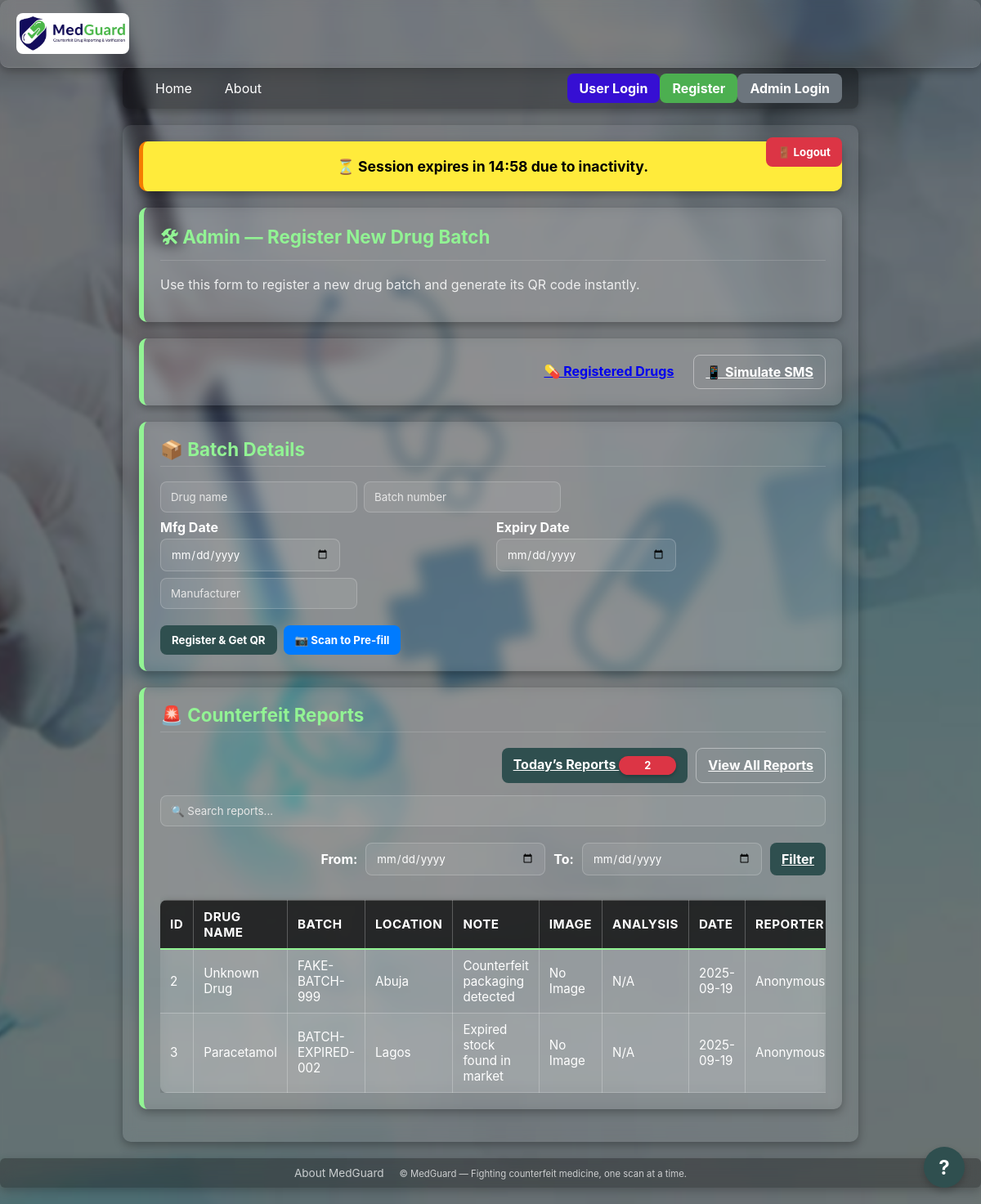
The app's page /admin/dashboard with its own data.
### tables this page shows
CREATE TABLE reports (
            id INTEGER PRIMARY KEY AUTOINCREMENT,
            drug_name TEXT,
            batch_number TEXT NOT NULL,
            location TEXT,
            note TEXT,
            image_filename TEXT,
            reported_on TIMESTAMP DEFAULT (datetime('now')),
            status INTEGER DEFAULT 0
        , latitude REAL, longitude REAL, user_id INTEGER REFERENCES users(id), image_analysis_result TEXT);

### backend/routes/admin.py (the view)
@admin_bp.route('/dashboard')
def admin_dashboard():
    try:
        conn = get_db()
        rows = conn.execute("""
            SELECT r.id, r.drug_name, r.batch_number, r.location, r.note, r.image_filename,
                   strftime('%Y-%m-%d %H:%M:%S', r.reported_on) AS reported_on, r.status,
                   u.email AS submitted_by
            FROM reports r
            LEFT JOIN users u ON r.user_id = u.id
            ORDER BY r.reported_on DESC
            LIMIT 5
        """).fetchall()
        reports = [dict(r) for r in rows]
        return render_template('admin.html', reports=reports)
    except Exception as e:
        traceback.print_exc()
        return jsonify({"error": f"Server error: {str(e)}"}), 500

### backend/database.py (called while the page is built)
def get_db():
    if "db" not in g:
        conn = sqlite3.connect(
            cfg.DB_PATH,
            detect_types=sqlite3.PARSE_DECLTYPES,
            timeout=10
        )
        conn.row_factory = sqlite3.Row
        conn.execute("PRAGMA journal_mode=WAL;")
        g.db = conn
    return g.db

### frontend/templates/admin.html (shortened to what this page needs)
{% extends "base.html" %} {% block content %}
<form
  id="logout-form"
  action="{{ url_for('admin_logout') }}"
  method="post"
  style="position: fixed; top: 15px; right: 20px; z-index: 10000; margin: 0"
>
  <button
    type="submit"
    id="logout-btn"
    class="btn"
    style="background: #dc3545; color: white"
  >
    🚪 <span class="desktop-only">Logout</span>
  </button>
</form>
<div
  id="session-timer"
  class="panel"
  style="
    background: #ffeb3b;
    border-left: 5px solid #f57c00;
    font-weight: bold;
    font-size: 1.1em;
    color: #000;
    text-align: center;
  "
>
  ⏳ Session expires in <span id="time-left">05:00</span> due to inactivity.
</div>
<div class="panel">
  <h2>🛠 Admin — Register New Drug Batch</h2>
  <p style="opacity: 0.85; margin-top: 0">
    Use this form to register a new drug batch and generate its QR code
    instantly.
  </p>
</div>
<div class="panel nav-shortcuts">
  <a href="{{ url_for('admin_api.admin_drugs') }}" class="btn"
    >💊 Registered Drugs</a
  >
  <a href="{{ url_for('render_sms_check') }}" class="btn btn-outline"
    >📱 Simulate SMS</a
  >
</div>
<div class="panel">
  <h2>📦 Batch Details</h2>
  <form
    id="register-form"
    action="{{ url_for('admin_api.admin_register') }}?scroll=qr"
    method="post"
  >
    <div class="inline-form" style="margin-bottom: 8px">
      <input
        id="drug-name"
        name="name"
        class="input"
        placeholder="Drug name"
        required
      />
      <input
        id="batch-number"
        name="batch_number"
        class="input"
        placeholder="Batch number"
        required
      />
    </div>
    <div class="inline-form" style="margin-bottom: 8px">
      <div style="flex: 1">
        <label
          for="mfg-date"
          style="display: block; font-weight: bold; margin-bottom: 4px"
          >Mfg Date</label
        >
        <input
          id="mfg-date"
          name="mfg_date"
          type="date"
          class="input"
          required
        />
      </div>
      <div style="flex: 1">
        <label
          for="expiry-date"
          style="display: block; font-weight: bold; margin-bottom: 4px"
          >Expiry Date</label
        >
        <input
          id="expiry-date"
          name="expiry_date"
          type="date"
          class="input"
          required
        />
      </div>
    </div>
    <div class="inline-form" style="margin-bottom: 8px">
      <input
        id="manufacturer"
        name="manufacturer"
        class="input"
        placeholder="Manufacturer"
        required
      />
    </div>
    <div style="margin-top: 20px" class="inline-form">
      <button type="submit" class="btn btn-yellow">
        Register &amp; Get QR
      </button>
      <button
        type="button"
        id="start-reg-scan-btn"
        class="btn"
        style="background-color: #007bff; color: white"
      >
        📷 Scan to Pre-fill
      </button>
    </div>
  </form>
</div>
<div class="panel" id="counterfeit-reports">
  <h2>🚨 Counterfeit Reports</h2>
  <div class="nav-shortcuts" style="margin-bottom: 15px">
    <a
      href="{{ url_for('admin_api.admin_reports_today') }}?scroll=reports"
      id="new-reports-btn-today"
      class="btn btn-yellow"
      >Today’s Reports
      <span
        id="report-count"
        class="badge"
        style="background: #dc3545; color: white"
        >{{ reports|length if reports is defined else 0 }}</span
      ></a
    >
    <a
      href="{{ url_for('admin_api.admin_reports') }}?scroll=reports"
      id="new-reports-btn"
      class="btn btn-outline"
      >View All Reports</a
    >
  </div>
  <div style="margin-bottom: 20px">
    <input
      type="text"
      id="report-search"
      class="input"
      placeholder="🔍 Search reports..."
      style="width: 100%"
    />
  </div>
  <div class="date-filters" style="margin-bottom: 20px">
    <label for="start" style="font-weight: bold">From:</label>
    <input type="date" id="start" name="start" class="input" required />
    <label for="end" style="font-weight: bold">To:</label>
    <input type="date" id="end" name="end" class="input" required />
    <a id="range-reports-btn" href="#" class="btn btn-yellow">Filter</a>
  </div>
  <div style="overflow-x: auto; -webkit-overflow-scrolling: touch">
    <table class="table" id="reports-table">
      <thead>
        <tr>
          <th data-sort="number">ID</th>
          <th data-sort="string">Drug Name</th>
          <th data-sort="string">Batch</th>
          <th data-sort="string">Location</th>
          <th data-sort="string">Note</th>
          <th>Image</th>
          <th>Analysis</th>
          <th data-sort="date">Date</th>
          <th data-sort="string">Reporter</th>
        </tr>
      </thead>
      <tbody id="reports-body">
        {% if reports is defined and reports %} {% for report in reports %}
        <tr
          class="report-row {% if report.status == 0 %}new{% endif %}"
          data-id="{{ report.id }}"
        >
          <td>{{ report.id }}</td>
          <td>{{ report.drug_name or "-" }}</td>
          <td>{{ report.batch_number }}</td>
          <td>{{ report.location or "-" }}</td>
          <td class="note-column">{{ report.note or "-" }}</td>
          <td>
            {% if report.image_filename %}
            <a
              href="{{ url_for('static', filename='uploads/' + report.image_filename) }}"
              target="_blank"
            >
              <img
                src="{{ url_for('static', filename='uploads/' + report.image_filename) }}"
                width="80"
                alt="Report Image"
              />
            </a>
            {% else %} No Image {% endif %}
          </td>
          <td>
            <div class="analysis-container" id="analysis-{{ report.id }}">
              {% if report.image_analysis_result %}
              <p>{{ report.image_analysis_result }}</p>
              {% else %} N/A {% endif %}
            </div>
          </td>
          <td>{{ report.reported_on.split(' ')[0] }}</td>
          <td>{{ report.submitted_by or "Anonymous" }}</td>
        </tr>
        {% endfor %} {% else %}
        <tr>
          <td colspan="10" style="text-align: center">
            No reports submitted yet.
          </td>
        </tr>
        {% endif %}
      </tbody>
    </table>
  </div>
</div>
{% endblock %}

### frontend/static/styles.css (style rules this page uses)
:root { --mg-green: #2f4f4f; --mg-yellow: #92f394; --mg-white: #ffffff; --mg-red: #b45e19; --mg-success: #28a745; }
* { box-sizing: border-box; font-family: Inter, system-ui, -apple-system, Segoe UI, Roboto, Arial, sans-serif; }
body { margin: 0; background: var(--mg-green); color: var(--mg-white); }
.panel { background: rgba(255, 255, 255, 0.05); border-radius: 12px; padding: 20px; margin-bottom: 20px; box-shadow: 0 4px 12px rgba(0, 0, 0, 0.15); border-left: 6px solid var(--mg-yellow); }
.panel h2 { margin-top: 0; color: var(--mg-yellow); font-size: 1.4rem; border-bottom: 1px solid rgba(255, 255, 255, 0.15); padding-bottom: 6px; }
.inline-form { display: flex; gap: 8px; flex-wrap: wrap; }
.input { padding: 10px 12px; border-radius: 8px; border: 1px solid rgba(255, 255, 255, 0.2); background: rgba(255, 255, 255, 0.08); color: var(--mg-white); min-width: 220px; }
.input::placeholder { color: #e7e7e7; }
.btn { cursor: pointer; border: none; border-radius: 8px; padding: 10px 14px; font-weight: 700; transition: all 0.2s ease; }
.btn-yellow { background: var(--mg-green); color: #fff; }
.btn-outline { background: transparent; color: var(--mg-white); border: 1px solid rgba(255, 255, 255, 0.4); }
.table { width: 100%; border-collapse: collapse; margin-top: 10px; font-size: 0.95em; background: rgba(255, 255, 255, 0.08); backdrop-filter: blur(8px); border-radius: 8px; overflow: hidden; box-shadow: 0 2px 8px rgba(0, 0, 0, 0.25); }
.table th, .table td { border: 1px solid rgba(255, 255, 255, 0.25); padding: 10px 12px; text-align: left; color: var(--mg-white); }
.table th { background: rgba(0, 0, 0, 0.75); font-weight: bold; text-transform: uppercase; letter-spacing: 0.5px; border-bottom: 2px solid var(--mg-yellow); }
.table th:first-child, .table td:first-child { border-left: none; }
.table tr:nth-child(even) { background: rgba(255, 255, 255, 0.05); }
.badge { display: inline-block; padding: 4px 10px; border-radius: 12px; font-size: 0.8em; font-weight: bold; text-align: center; min-width: 70px; box-shadow: 0 2px 4px rgba(0, 0, 0, 0.25); }

### frontend/templates/admin.html (style rules this page uses)
.nav-shortcuts { display: flex; justify-content: flex-end; gap: 10px; flex-wrap: wrap; }
.date-filters { display: flex; justify-content: flex-end; gap: 10px; align-items: center; flex-wrap: wrap; }

### records on screen
reports: id "2", drug_name "Unknown Drug", batch_number "FAKE-BATCH-999", location "Abuja", note "Counterfeit packaging detected", reported_on "2025-09-19", submitted_by "Anonymous"
reports: id "3", drug_name "Paracetamol", batch_number "BATCH-EXPIRED-002", location "Lagos", note "Expired stock found in market", reported_on "2025-09-19", submitted_by "Anonymous"

### other values on screen
{{ reports|length if reports is defined else 0 }} "2"
